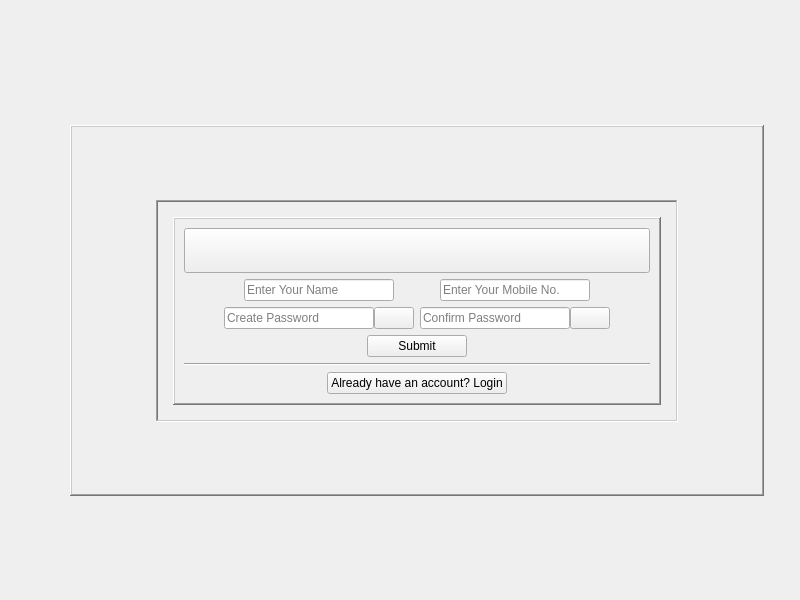
<?xml version="1.0" encoding="UTF-8"?>
<ui version="4.0">
 <class>SignUpWindow</class>
 <widget class="QWidget" name="SignUpWindow">
  <property name="geometry">
   <rect>
    <x>0</x>
    <y>0</y>
    <width>800</width>
    <height>600</height>
   </rect>
  </property>
  <property name="windowTitle">
   <string>SignUpWindow</string>
  </property>
  <widget class="QFrame" name="coverFrame">
   <property name="geometry">
    <rect>
     <x>70</x>
     <y>125</y>
     <width>694</width>
     <height>371</height>
    </rect>
   </property>
   <property name="frameShape">
    <enum>QFrame::WinPanel</enum>
   </property>
   <property name="frameShadow">
    <enum>QFrame::Raised</enum>
   </property>
   <layout class="QGridLayout" name="gridLayout_4">
    <item row="1" column="0">
     <spacer name="horizontalSpacer">
      <property name="orientation">
       <enum>Qt::Horizontal</enum>
      </property>
      <property name="sizeHint" stdset="0">
       <size>
        <width>40</width>
        <height>20</height>
       </size>
      </property>
     </spacer>
    </item>
    <item row="0" column="1">
     <spacer name="verticalSpacer_3">
      <property name="orientation">
       <enum>Qt::Vertical</enum>
      </property>
      <property name="sizeHint" stdset="0">
       <size>
        <width>20</width>
        <height>40</height>
       </size>
      </property>
     </spacer>
    </item>
    <item row="1" column="1">
     <widget class="QFrame" name="frame_4">
      <property name="styleSheet">
       <string notr="true"/>
      </property>
      <property name="frameShape">
       <enum>QFrame::WinPanel</enum>
      </property>
      <property name="frameShadow">
       <enum>QFrame::Sunken</enum>
      </property>
      <layout class="QGridLayout" name="gridLayout_2">
       <property name="leftMargin">
        <number>15</number>
       </property>
       <property name="topMargin">
        <number>15</number>
       </property>
       <property name="rightMargin">
        <number>15</number>
       </property>
       <property name="bottomMargin">
        <number>15</number>
       </property>
       <property name="spacing">
        <number>20</number>
       </property>
       <item row="0" column="0">
        <widget class="QFrame" name="frame">
         <property name="frameShape">
          <enum>QFrame::WinPanel</enum>
         </property>
         <property name="frameShadow">
          <enum>QFrame::Raised</enum>
         </property>
         <layout class="QGridLayout" name="gridLayout">
          <item row="0" column="0">
           <widget class="QFrame" name="frame_2">
            <property name="frameShape">
             <enum>QFrame::NoFrame</enum>
            </property>
            <property name="frameShadow">
             <enum>QFrame::Raised</enum>
            </property>
            <layout class="QGridLayout" name="gridLayout_3">
             <property name="leftMargin">
              <number>0</number>
             </property>
             <property name="topMargin">
              <number>0</number>
             </property>
             <property name="rightMargin">
              <number>0</number>
             </property>
             <property name="bottomMargin">
              <number>0</number>
             </property>
             <property name="spacing">
              <number>0</number>
             </property>
             <item row="0" column="0">
              <widget class="QPushButton" name="Logo">
               <property name="font">
                <font>
                 <family>Rockwell Condensed</family>
                 <pointsize>20</pointsize>
                </font>
               </property>
               <property name="text">
                <string/>
               </property>
               <property name="icon">
                <iconset>
                 <normaloff>Icons/favicon_io/favicon.ico</normaloff>Icons/favicon_io/favicon.ico</iconset>
               </property>
               <property name="iconSize">
                <size>
                 <width>50</width>
                 <height>50</height>
                </size>
               </property>
              </widget>
             </item>
            </layout>
           </widget>
          </item>
          <item row="1" column="0">
           <layout class="QHBoxLayout" name="horizontalLayout_8">
            <item>
             <spacer name="horizontalSpacer_9">
              <property name="orientation">
               <enum>Qt::Horizontal</enum>
              </property>
              <property name="sizeHint" stdset="0">
               <size>
                <width>40</width>
                <height>20</height>
               </size>
              </property>
             </spacer>
            </item>
            <item>
             <layout class="QHBoxLayout" name="horizontalLayout">
              <item>
               <widget class="QLineEdit" name="adminName">
                <property name="minimumSize">
                 <size>
                  <width>150</width>
                  <height>0</height>
                 </size>
                </property>
                <property name="text">
                 <string/>
                </property>
                <property name="placeholderText">
                 <string>Enter Your Name</string>
                </property>
               </widget>
              </item>
              <item>
               <spacer name="horizontalSpacer_3">
                <property name="orientation">
                 <enum>Qt::Horizontal</enum>
                </property>
                <property name="sizeHint" stdset="0">
                 <size>
                  <width>40</width>
                  <height>20</height>
                 </size>
                </property>
               </spacer>
              </item>
              <item>
               <widget class="QLineEdit" name="adminMobileNo">
                <property name="minimumSize">
                 <size>
                  <width>150</width>
                  <height>0</height>
                 </size>
                </property>
                <property name="text">
                 <string/>
                </property>
                <property name="placeholderText">
                 <string>Enter Your Mobile No.</string>
                </property>
               </widget>
              </item>
             </layout>
            </item>
            <item>
             <spacer name="horizontalSpacer_13">
              <property name="orientation">
               <enum>Qt::Horizontal</enum>
              </property>
              <property name="sizeHint" stdset="0">
               <size>
                <width>40</width>
                <height>20</height>
               </size>
              </property>
             </spacer>
            </item>
           </layout>
          </item>
          <item row="2" column="0">
           <layout class="QHBoxLayout" name="horizontalLayout_6">
            <item>
             <spacer name="horizontalSpacer_5">
              <property name="orientation">
               <enum>Qt::Horizontal</enum>
              </property>
              <property name="sizeHint" stdset="0">
               <size>
                <width>40</width>
                <height>20</height>
               </size>
              </property>
             </spacer>
            </item>
            <item>
             <layout class="QHBoxLayout" name="horizontalLayout_3">
              <item>
               <layout class="QHBoxLayout" name="horizontalLayout_5">
                <property name="spacing">
                 <number>0</number>
                </property>
                <item>
                 <widget class="QLineEdit" name="adminPass1">
                  <property name="minimumSize">
                   <size>
                    <width>150</width>
                    <height>0</height>
                   </size>
                  </property>
                  <property name="text">
                   <string/>
                  </property>
                  <property name="echoMode">
                   <enum>QLineEdit::Password</enum>
                  </property>
                  <property name="placeholderText">
                   <string>Create Password</string>
                  </property>
                 </widget>
                </item>
                <item>
                 <widget class="QPushButton" name="showPassbutton_0">
                  <property name="text">
                   <string/>
                  </property>
                  <property name="icon">
                   <iconset>
                    <normaloff>../icons/hide.png</normaloff>../icons/hide.png</iconset>
                  </property>
                 </widget>
                </item>
               </layout>
              </item>
              <item>
               <spacer name="horizontalSpacer_2">
                <property name="orientation">
                 <enum>Qt::Horizontal</enum>
                </property>
                <property name="sizeHint" stdset="0">
                 <size>
                  <width>0</width>
                  <height>20</height>
                 </size>
                </property>
               </spacer>
              </item>
              <item>
               <layout class="QHBoxLayout" name="horizontalLayout_4">
                <property name="spacing">
                 <number>0</number>
                </property>
                <item>
                 <widget class="QLineEdit" name="adminPass2">
                  <property name="minimumSize">
                   <size>
                    <width>150</width>
                    <height>0</height>
                   </size>
                  </property>
                  <property name="text">
                   <string/>
                  </property>
                  <property name="placeholderText">
                   <string>Confirm Password</string>
                  </property>
                 </widget>
                </item>
                <item>
                 <widget class="QPushButton" name="showPassbutton_1">
                  <property name="text">
                   <string/>
                  </property>
                  <property name="icon">
                   <iconset>
                    <normaloff>../icons/hide.png</normaloff>../icons/hide.png</iconset>
                  </property>
                 </widget>
                </item>
               </layout>
              </item>
             </layout>
            </item>
            <item>
             <spacer name="horizontalSpacer_14">
              <property name="orientation">
               <enum>Qt::Horizontal</enum>
              </property>
              <property name="sizeHint" stdset="0">
               <size>
                <width>40</width>
                <height>20</height>
               </size>
              </property>
             </spacer>
            </item>
           </layout>
          </item>
          <item row="3" column="0">
           <layout class="QHBoxLayout" name="horizontalLayout_7">
            <item>
             <layout class="QHBoxLayout" name="horizontalLayout_2">
              <item>
               <spacer name="horizontalSpacer_7">
                <property name="orientation">
                 <enum>Qt::Horizontal</enum>
                </property>
                <property name="sizeHint" stdset="0">
                 <size>
                  <width>18</width>
                  <height>20</height>
                 </size>
                </property>
               </spacer>
              </item>
              <item>
               <widget class="QPushButton" name="adminSubmit">
                <property name="minimumSize">
                 <size>
                  <width>100</width>
                  <height>0</height>
                 </size>
                </property>
                <property name="text">
                 <string>Submit</string>
                </property>
               </widget>
              </item>
              <item>
               <spacer name="horizontalSpacer_8">
                <property name="orientation">
                 <enum>Qt::Horizontal</enum>
                </property>
                <property name="sizeHint" stdset="0">
                 <size>
                  <width>40</width>
                  <height>20</height>
                 </size>
                </property>
               </spacer>
              </item>
             </layout>
            </item>
           </layout>
          </item>
          <item row="4" column="0">
           <widget class="Line" name="line">
            <property name="orientation">
             <enum>Qt::Horizontal</enum>
            </property>
           </widget>
          </item>
          <item row="5" column="0">
           <layout class="QHBoxLayout" name="horizontalLayout_9">
            <item>
             <spacer name="horizontalSpacer_16">
              <property name="orientation">
               <enum>Qt::Horizontal</enum>
              </property>
              <property name="sizeHint" stdset="0">
               <size>
                <width>40</width>
                <height>20</height>
               </size>
              </property>
             </spacer>
            </item>
            <item>
             <widget class="QPushButton" name="goToLogin">
              <property name="text">
               <string>Already have an account? Login</string>
              </property>
             </widget>
            </item>
            <item>
             <spacer name="horizontalSpacer_17">
              <property name="orientation">
               <enum>Qt::Horizontal</enum>
              </property>
              <property name="sizeHint" stdset="0">
               <size>
                <width>40</width>
                <height>20</height>
               </size>
              </property>
             </spacer>
            </item>
           </layout>
          </item>
         </layout>
        </widget>
       </item>
      </layout>
     </widget>
    </item>
    <item row="2" column="1">
     <spacer name="verticalSpacer_4">
      <property name="orientation">
       <enum>Qt::Vertical</enum>
      </property>
      <property name="sizeHint" stdset="0">
       <size>
        <width>20</width>
        <height>40</height>
       </size>
      </property>
     </spacer>
    </item>
    <item row="1" column="2">
     <spacer name="horizontalSpacer_4">
      <property name="orientation">
       <enum>Qt::Horizontal</enum>
      </property>
      <property name="sizeHint" stdset="0">
       <size>
        <width>40</width>
        <height>20</height>
       </size>
      </property>
     </spacer>
    </item>
   </layout>
  </widget>
 </widget>
 <resources/>
 <connections/>
</ui>
